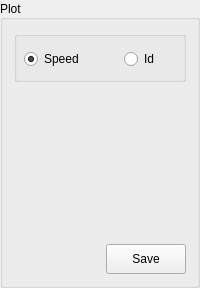
        <widget class="QGroupBox" name="groupBox_15">
         <property name="sizePolicy">
          <sizepolicy hsizetype="Expanding" vsizetype="Expanding">
           <horstretch>0</horstretch>
           <verstretch>0</verstretch>
          </sizepolicy>
         </property>
         <property name="minimumSize">
          <size>
           <width>0</width>
           <height>150</height>
          </size>
         </property>
         <property name="maximumSize">
          <size>
           <width>16777215</width>
           <height>88888</height>
          </size>
         </property>
         <property name="title">
          <string>Plot</string>
         </property>
         <property name="alignment">
          <set>Qt::AlignLeading|Qt::AlignLeft|Qt::AlignVCenter</set>
         </property>
         <layout class="QGridLayout" name="gridLayout_17">
          <item row="0" column="0">
           <widget class="QGroupBox" name="groupBox_16">
            <property name="minimumSize">
             <size>
              <width>0</width>
              <height>51</height>
             </size>
            </property>
            <property name="title">
             <string/>
            </property>
            <widget class="QRadioButton" name="radioButton_iq">
             <property name="geometry">
              <rect>
               <x>230</x>
               <y>20</y>
               <width>89</width>
               <height>16</height>
              </rect>
             </property>
             <property name="text">
              <string>Iq</string>
             </property>
            </widget>
            <widget class="QRadioButton" name="radioButton_id">
             <property name="geometry">
              <rect>
               <x>110</x>
               <y>20</y>
               <width>89</width>
               <height>16</height>
              </rect>
             </property>
             <property name="text">
              <string>Id</string>
             </property>
            </widget>
            <widget class="QRadioButton" name="radioButton_speed">
             <property name="geometry">
              <rect>
               <x>10</x>
               <y>20</y>
               <width>89</width>
               <height>16</height>
              </rect>
             </property>
             <property name="text">
              <string>Speed</string>
             </property>
             <property name="checked">
              <bool>true</bool>
             </property>
            </widget>
           </widget>
          </item>
          <item row="1" column="0">
           <widget class="QCustomPlot" name="customPlot" native="true">
            <property name="sizePolicy">
             <sizepolicy hsizetype="Expanding" vsizetype="Expanding">
              <horstretch>0</horstretch>
              <verstretch>0</verstretch>
             </sizepolicy>
            </property>
            <property name="minimumSize">
             <size>
              <width>0</width>
              <height>150</height>
             </size>
            </property>
           </widget>
          </item>
          <item row="2" column="0">
           <layout class="QHBoxLayout" name="horizontalLayout_12">
            <item>
             <spacer name="horizontalSpacer_7">
              <property name="orientation">
               <enum>Qt::Horizontal</enum>
              </property>
              <property name="sizeHint" stdset="0">
               <size>
                <width>40</width>
                <height>20</height>
               </size>
              </property>
             </spacer>
            </item>
            <item>
             <widget class="QPushButton" name="plotSaveBtn">
              <property name="minimumSize">
               <size>
                <width>80</width>
                <height>30</height>
               </size>
              </property>
              <property name="maximumSize">
               <size>
                <width>16777215</width>
                <height>30</height>
               </size>
              </property>
              <property name="text">
               <string>Save</string>
              </property>
             </widget>
            </item>
           </layout>
          </item>
         </layout>
        </widget>
